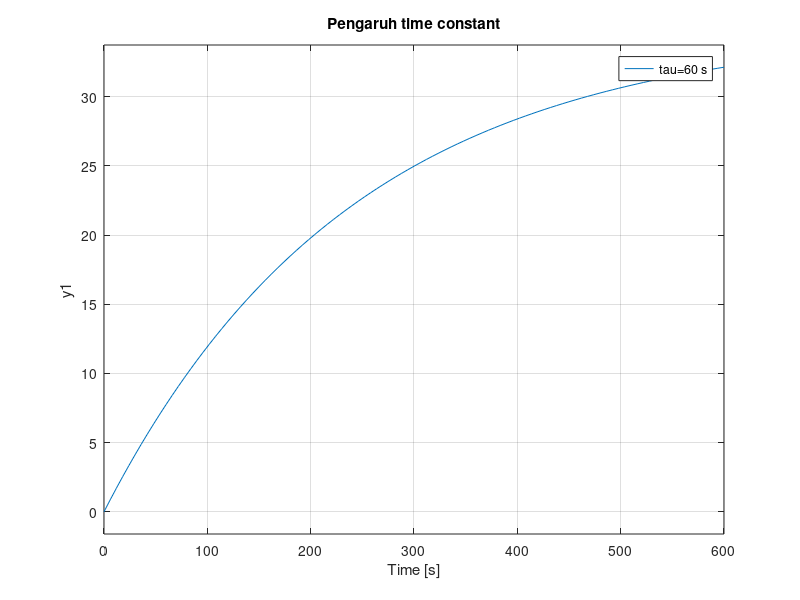
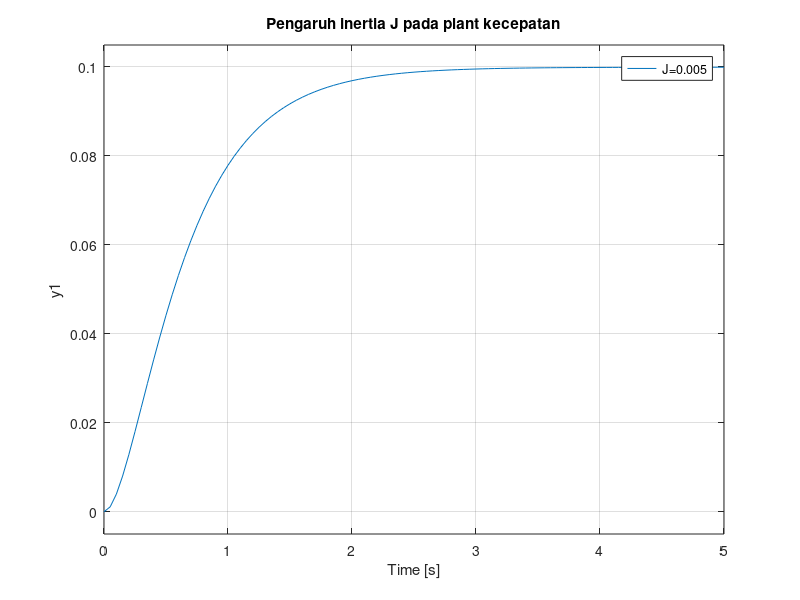

MATLAB code for these plots, in order:
clear; clc; close all;
s = tf('s');

Kth = 35;
tauList = [60 120 240];
figure('Name','P03 Thermal Parameter Sweep'); hold on;
for i = 1:length(tauList)
    G = Kth/(tauList(i)*s+1);
    step(G,600);
end
grid on; title('Pengaruh time constant');
legend('tau=60 s','tau=120 s','tau=240 s','Location','best');

R=1; L=0.5; b=0.1; Kt=0.01; Ke=0.01;
JList=[0.005 0.01 0.02];
figure('Name','P03 Mechanical Parameter Sweep'); hold on;
for i=1:length(JList)
    J=JList(i);
    G=Kt/((L*s+R)*(J*s+b)+Ke*Kt);
    step(G,5);
end
grid on; title('Pengaruh inertia J pada plant kecepatan');
legend('J=0.005','J=0.01','J=0.02','Location','best');

fprintf('Parameter sweep selesai.\n');
